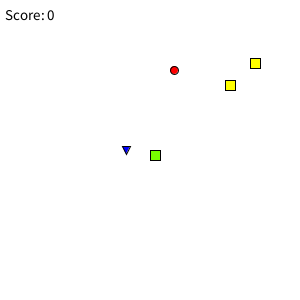
Frame 1 (no input)
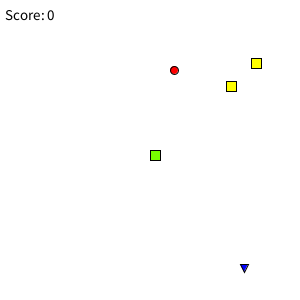
Frame 60 (the mouse pressed at the canvas centre just before this capture)
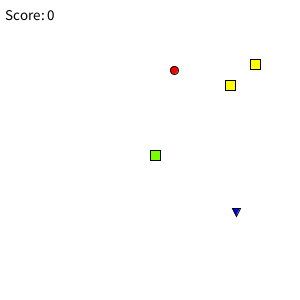
Frame 120 (the mouse held since frame 60 and released just before this capture)

The Processing sketch that drew these frames (run headless with seeded random() and noise(); from frame 60 on, the mouse is pressed at the canvas centre):

// Processing sketch: processing_97284
// ── processing_97284.pde

// Snake game
// Final project for CS127-S13


// globally declare a SnakeHead object
SnakeHead head;
//globally declare an Apple object
Apple treat;
//globally declare a score object
ScoreDisplay score;
//globally declare two WormHole object
WormHole warp1;
WormHole warp2;
//globally declare a Hazard object
Hazard death;
//globally declare a SnakeBody object
SnakeBody body;
//globally declare a body array object
ArrayList bodypart = new ArrayList();

void setup() {
  size(300, 300);
  frameRate(10);  // only update / draw a new frame 10 times per second 

  //intialize the objects
  head = new SnakeHead(width/2, height/2, 0, 0, 10, color(120, 255, 0));
  treat = new Apple(int(random(1, 270)), int(random(1, 270)), 8, color(255, 0, 0));
  score = new ScoreDisplay(color(0), 5, 20);
  warp1 = new WormHole(int(random(1, 270)), int(random(1, 270)), 10, color(255, 255, 0));
  warp2 = new WormHole(int(random(1, 270)), int(random(1, 270)), 10, color(255, 255, 0));
  death = new Hazard(int(random(1, 270)), int(random(1, 270)), 2, 2, 8, color(0, 0, 255));
  body = new SnakeBody(head.x, head.y, 10);
}

void draw() {
  // clear the screen
  background(255);
  body.followHead(head);
  // update the position of the SnakeHead and Hazard  
  head.updatePos();
  death.updatePos();



  // check and wrap around if needed
  head.checkPosition();

  //if snake eats apple
  if (head.hasCollidedApple(treat)) {
    treat = new Apple(int(random(1, 290)), int(random(1, 290)), 10, color(255, 0, 0));
    score.addToScore(17);
    body.growLength(head);
  }
  //if snake or body collides into hazard, the game is over
  if (death.hasCollidedHead(head)) { 
    endGame();
  }
  //if snake collides into wormhole, they are transported to the other wormhole
  if (head.hasCollidedWormHole(warp1)) {
  head.warpTo(warp2);
  }
  else if (head.hasCollidedWormHole(warp2)) {
  head.warpTo(warp1);
  }  

  // draws the global objects
  treat.drawMe();
  death.drawMe();
  head.drawMe();
  score.drawMe();
  body.drawMe(head);
  warp1.drawMe();
  warp2.drawMe();
}

void keyPressed() {
  if (key == CODED) {
    if (keyCode == UP) {
      head.changeDir(0, -10);
    }
    else if (keyCode == LEFT) {
      head.changeDir(-10, 0);
    }
    else if (keyCode == RIGHT) {
      head.changeDir(10, 0);
    }
    else if (keyCode == DOWN) {
      head.changeDir(0, 10);
    }
  }
}

void endGame() {
  //ends the game
  background(0);
  fill(255);
  textSize(50);
  text("Game Over", 10, 150);
  noLoop();
}



class Apple {
  // variables
  int x;      // the x coordinate of the Apple
  int y;      // the y coordinate
  
  int size;   // size of the apple (diameter of a drawn circle, in pixels)
  color c;    // color of the circle
  
  // constructor
  Apple(int i_x, int i_y, int i_size, color i_c) {
    this.x = i_x;
    this.y = i_y;
    this.size = i_size;
    this.c = i_c;
  }
  
  
  // methods

  // drawMe() -- draw this object on the screen
  //             using its position, size, and color
  void drawMe() {
    fill(this.c);
    ellipse(this.x, this.y, this.size, this.size);
  }

}


class BodyBlock {
  int x;
  int y;
  int size;
  color c;
  
BodyBlock (int newx, int newy, int i_size, color i_c) {
    this.x = newx;
    this.y = newy;
    this.size = i_size;
    this.c = i_c;
  }
void drawMe() {
 rect(this.x, this.y, this.size, this.size); 
 }
}

class Hazard {
  // variables
  int x, y;  // x-coordinate and y-coordinate of the Hazard
  int speedx, speedy;  // distance traveled in x and y directions each frame  
  int size;    // size of the Hazard (drawn as a ???)
  color c;     // color of the Hazard

  // constructor
  Hazard(int i_x, int i_y, int i_speedx, int i_speedy, int i_size, color i_c) {
    this.x = i_x;
    this.y = i_y;
    this.speedx = i_speedx;
    this.speedy = i_speedy;
    this.size = i_size;
    this.c = i_c;
  }


  // methods

  // Draw this Hazard on the screen
  void drawMe() {
     fill(this.c);
     triangle(this.x-this.size/2, this.y-this.size/2, 
              this.x +this.size/2, this.y-this.size/2,
              this.x, this.y+this.size/2);
  }

  // Update the position of this Hazard for the next frame
  // based on its velocity (speedx, speedy).
  // Bounce off of walls when this Hazard collides with one
  void updatePos() {
    this.x += this.speedx;
    this.y += this.speedy;
    if (this.x <= 0 || this.x >= width) {
      // bounce horizontally (reverse x speed)
      this.speedx = this.speedx * -1;
    }
    if (this.y <= 0 || this.y >= height) {
      // bounce vertically (reverse y speed)
      this.speedy = this.speedy * -1;
    }
  }
  
  // Detect whether this Hazard has collided with a given SnakeHead
  // Returns true if so, false otherwise
  boolean hasCollidedHead(SnakeHead head) {
    if (dist(this.x, this.y, head.x, head.y) < (this.size + head.size)/2) { 
      return true;
    }
    else {
      return false;
    }
  }

  // Detect whether this Hazard has collided with a given Brick
  // Returns true if so, false otherwise
  boolean hasCollidedBody(SnakeBody body,SnakeHead head) {
      if (dist(this.x, this.y, body.x, body.y) < (this.size + head.size)/2) {
       return true;
      }
      else {
       return false;
      }
    }
}


class ScoreDisplay {
  // variables
  color c;    // color of the score when displayed on the screen
  int x, y;   // x and y coordinates where the score is displayed
  int score;  // the score for the entire game, maintained here
  
  // constructor
  ScoreDisplay(color i_c, int i_x, int i_y) {
    this.c = i_c;
    this.x = i_x;
    this.y = i_y;
    this.score = 0;
  }


  // methods

  // drawMe() -- Draw the current score on the screen
  void drawMe() {
    fill(this.c);
    textSize(15);
    text("Score:"+" "+this.score, this.x, this.y);
  }

  // addToScore(int increment) -- Update the score by adding
  //                              the given value to it
  void addToScore(int increment) {
    this.score = this.score + increment;
  }
}


class SnakeBody {
  // variables
  int x;          // the x coordinate of the snakebody
  int y;          // the y coordinate
  int size;       // size (in pixels) of each piece of the body
  int numPieces;  // keep track of the number of pieces (the length) of the snake
  
  


  // constructor
  SnakeBody(int newx, int newy, int i_size) {
    // Not *all* variables need to be set by input parameters.
    // Here, numPieces makes sense to just start out at 0, because
    // there should be no pieces when a new SnakeBody is made.
    this.x = newx;
    this.y = newy;
    this.numPieces = 0;
    this.size = i_size;
  }


  // methods

  // followHead -- moves the body, following a SnakeHead, by
  //               adding a new piece where the SnakeHead is (given
  //               in the input parameters) and removing a piece from
  //               the end.
  //               This is similar to updatePosition in other classes,
  //               but it has to be explicitly given the next position
  //               to "move" to.
  void followHead(SnakeHead sh) {
    int snakex = sh.x;
    int snakey = sh.y;
    int tempx;
    int tempy;
    for (int i = 0; i < bodypart.size(); i++) {
      BodyBlock snakepart = (BodyBlock)bodypart.get(i);
      tempx = snakepart.x;
      snakepart.x = snakex;
      snakex = tempx;
      tempy = snakepart.y;
      snakepart.y = snakey;
      snakey = tempy;
    }
  }
  // growLength -- grow the SnakeBody by the given amount
  void growLength(SnakeHead sh) {
    bodypart.add(new BodyBlock(sh.x, sh.y, this.size, color(120, 255, 0)));
  }

  // drawMe -- as in other classes
  void drawMe(SnakeHead sh) {
    for (int i = 0; i < bodypart.size(); i++) {
      BodyBlock snakepart = (BodyBlock)bodypart.get(i);
      snakepart.drawMe();
    }
  }
}


// SnakeHead class, the head of the snake,
// controllable via the keyboard.

class SnakeHead {
  // variable declarations
  int x;   // the x coordinate of the SnakeHead
  int y;   // the y coordinate
  
  int xspeed;   // the change in x position (# pixels) per frame
  int yspeed;   // the change in y position (# pixels) per frame
  
  int size;     // the height *and* width of the square drawn
  color c;      // the color of the square
 
  
  // constructor
  SnakeHead(int newx, int newy, int i_xspeed, int i_yspeed, int i_size, color i_c) {
    this.x = newx;
    this.y = newy;
    this.xspeed = i_xspeed;
    this.yspeed = i_yspeed;
    this.size = i_size;
    this.c = i_c;
  }
  
  
  // methods
  
  // drawMe() -- draw this SnakeHead object on the screen
  //             using its position, size, and color
  void drawMe() {
    fill(this.c);
    rect(this.x, this.y, this.size, this.size);
  }
  
  // updatePos() -- update the position of this object
  //                using its current position and its speed
  void updatePos() {
    this.x = this.x + this.xspeed;
    this.y = this.y + this.yspeed;
  }
  
  // changeDir(int xmov, int ymov) -- change the direction of this object
  //                                  given the new x and y movement values (to update xspeed and yspeed)
  void changeDir(int xmov, int ymov) {
    this.xspeed = xmov;
    this.yspeed = ymov;
  }

  // checkPosition() -- check for falling off screen and
  //                    and wrap around if so.
  void checkPosition() {
    if (this.x > width) {
      this.x = 0;      
    }
    else if (this.x < 0) {
      this.x = width;
    }
    else if (this.y > height) {
      this.y = 0;
    }
    else if (this.y < 0) {
      this.y = height;
    }
  }
  
  // boolean hasCollidedApple -- return true if this SnakeHead object has collided
  //                             (is at the same position as) the given Apple object
  boolean hasCollidedApple(Apple treat) {
      if (dist(this.x, this.y, treat.x, treat.y) < (this.size + treat.size)/2) {
       return true;
      }
      else {
        return false; 
    }
  }

  // boolean hasCollided WormHole -- check for collision with a WormHole object
  boolean hasCollidedWormHole(WormHole warp) {
    if (dist(this.x, this.y, warp.x, warp.y) < (this.size + warp.size)/2) {
      return true;
    }
    else {
      return false;
    }
  }
  
  //void warpTo - warp to the other warp hole
  void warpTo(WormHole warp) {
   this.x = warp.x;
   this.y = warp.y; 
  }
}







class WormHole {
  // variables
  int x;      // the x coordinate of the WormHole
  int y;      // the y coordinate
  
  int size;   // size of the WormHole (diameter of a drawn circle, in pixels)
  color c;    // color of the circle
  
  // constructor
  WormHole(int i_x, int i_y, int i_size, color i_c) {
    this.x = i_x;
    this.y = i_y;
    this.size = i_size;
    this.c = i_c;
  }
  
  
  // methods

  // drawMe() -- draw this object on the screen
  //             using its position, size, and color
  void drawMe() {
    fill(this.c);
    //wormhole wiggles
    rect(this.x-this.size/2+random(-1,1), this.y-this.size/2+random(-1,1), this.size, this.size);
  }

}
